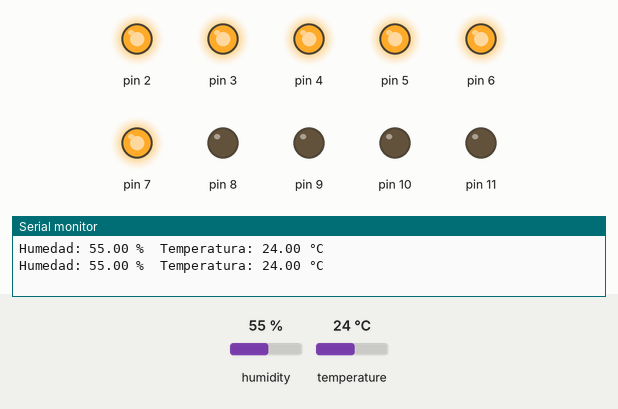
A sketch run on a simulated Arduino Uno, built with avr-gcc and run on an emulated ATmega328P. Parts: output pins drawn as LEDs (lit = HIGH), the last lines printed to the serial monitor. Inputs (shaded band) come from the test bench; at power-on: temperature 24 °C, humidity 55 %.

Above: at 2.8 s.
2.9 s: temperature set to 22 °C
At 4.4 s:
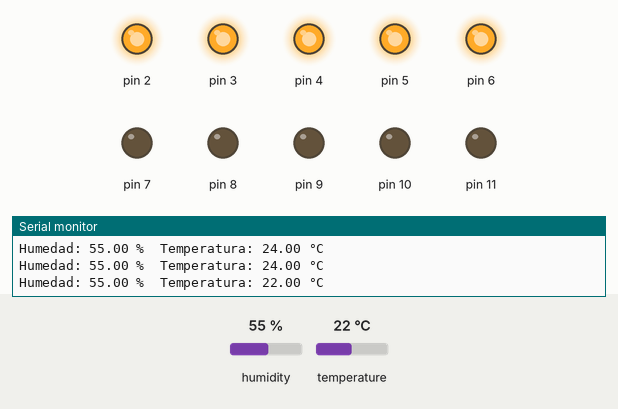
5.6 s: temperature set to 19 °C
8.3 s: temperature set to 16 °C
At 10.5 s:
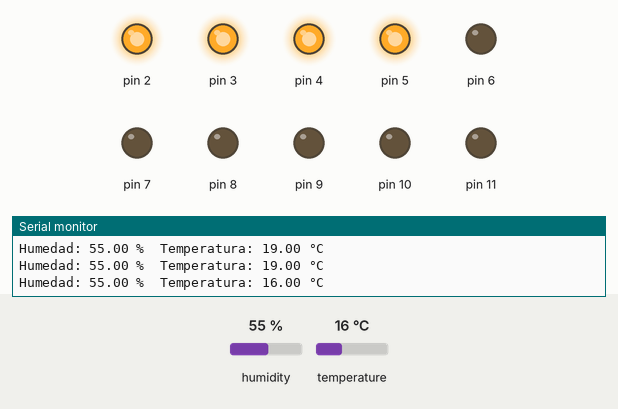
11.6 s: temperature set to 14 °C
14.3 s: temperature set to 11 °C
At 16.6 s:
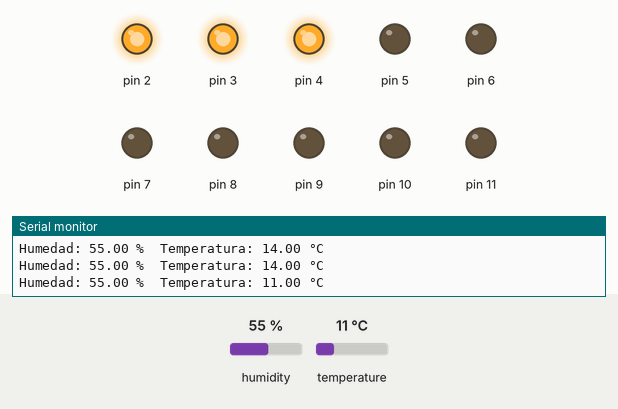
17.7 s: temperature set to 28 °C
At 19.0 s:
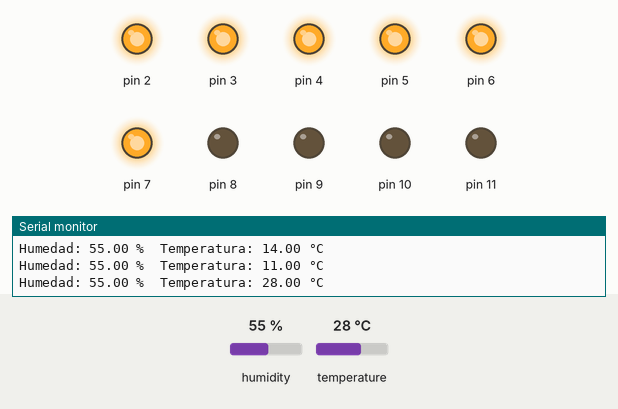
Timing chart, 0 to 20.7 s (numbered marks = the images above; inputs shaded):
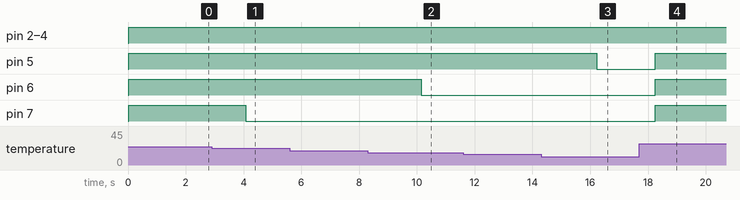

The sketch:

ejercicio12.ino
```cpp
/*
 *  Bienvenidos a Sys On Chip
 * ==============================
 * Ejercicio No.12
 * Este programa está basado en el código del ejercicio anterior.
 * Esta vez el árbol de decisiones se ha reemplazado por la
 * función map. Evaluando los resultados se observará que, el
 * árbol de decisiones es mucho más preciso que la función
 * construida en el ejercicio No.11.
 *
*/

#include <DHT.h>

// Definir el pin donde está conectado el sensor DHT11
#define DHTPIN 12    // Pin digital 12
#define DHTTYPE DHT11

// Crear un objeto DHT para el sensor
DHT dht(DHTPIN, DHTTYPE);

// Definir los límites de la escala de temperatura
const int temperaturaMin = -10;  // Temperatura mínima
const int temperaturaMax = 40;   // Temperatura máxima

void setup() {
  // Inicializar la comunicación serial
  Serial.begin(115200);

  // Inicializar el sensor DHT11
  dht.begin();

  // Configurar los pines del 2 al 11 como salida
  for (int n = 2; n < 12; n++) {
    pinMode(n, OUTPUT);
    digitalWrite(n, LOW);  // Asegurarse de que los LEDs estén apagados al inicio
  }
}

void loop() {
  // Leer la humedad
  float humedad = dht.readHumidity();

  // Leer la temperatura en grados Celsius
  float temperatura = dht.readTemperature();

  // Comprobar si la lectura ha fallado
  if (isnan(humedad) || isnan(temperatura)) {
    Serial.println("Error al leer el sensor DHT11");
    return;
  }

  // Mostrar los valores de humedad y temperatura en el monitor serial
  Serial.print("Humedad: ");
  Serial.print(humedad);
  Serial.print(" %\t");
  Serial.print("Temperatura: ");
  Serial.print(temperatura);
  Serial.println(" °C");

  // Calcular cuántos LEDs encender
  int numLedsEncendidos = map(temperatura, temperaturaMin, temperaturaMax, 0, 9);

  // Limitar el rango para evitar errores (asegurar que esté entre 0 y 9)
  numLedsEncendidos = constrain(numLedsEncendidos, 0, 9);

  // Controlar los LEDs según la temperatura
  for (int n = 2; n <= (numLedsEncendidos + 2); n++) {
    if (n - 2 < numLedsEncendidos) {
      digitalWrite(n, HIGH);  // Encender LED
    } else {
      digitalWrite(n, LOW);   // Apagar LED
    }
  }

  delay(2000);  // Esperar 2 segundos antes de la siguiente lectura
}
```

Measured:
- the behaviour switches between 24 and 23 °C on temperature (found by bisection; images 0 and 1)
- the behaviour switches between 18 and 17 °C on temperature (found by bisection; images 1 and 2)
- the behaviour switches between 13 and 12 °C on temperature (found by bisection; images 2 and 3)
- after the input at 2.9 s, pin 7: HIGH → LOW after 1.2 s
- after the input at 8.3 s, pin 6: HIGH → LOW after 1.8 s
- after the input at 14.3 s, pin 5: HIGH → LOW after 1.9 s
- after the input at 17.7 s, pin 5–7: LOW → HIGH after 0.55 s
